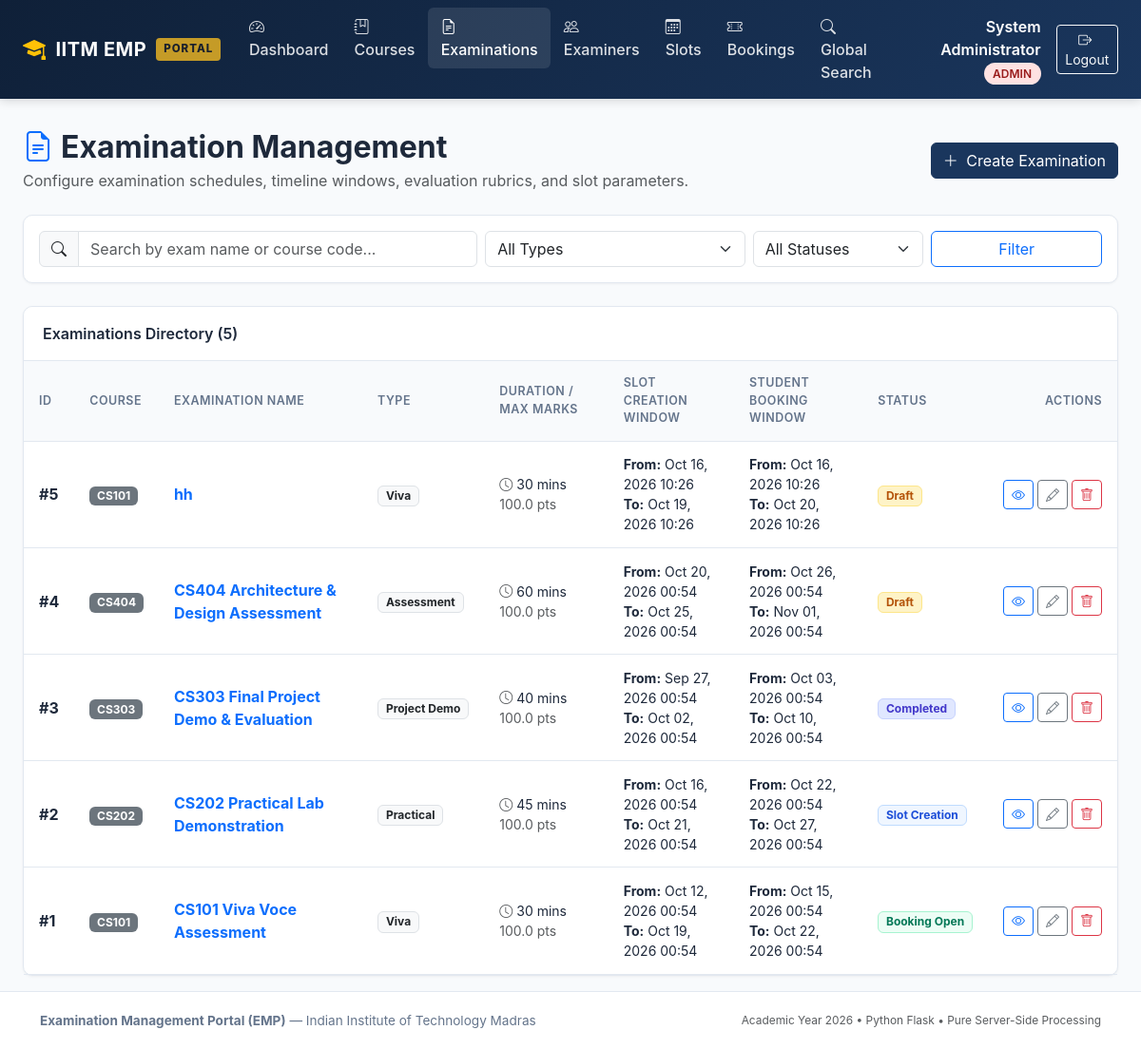
The app's page /admin/examinations (signed in), older data.
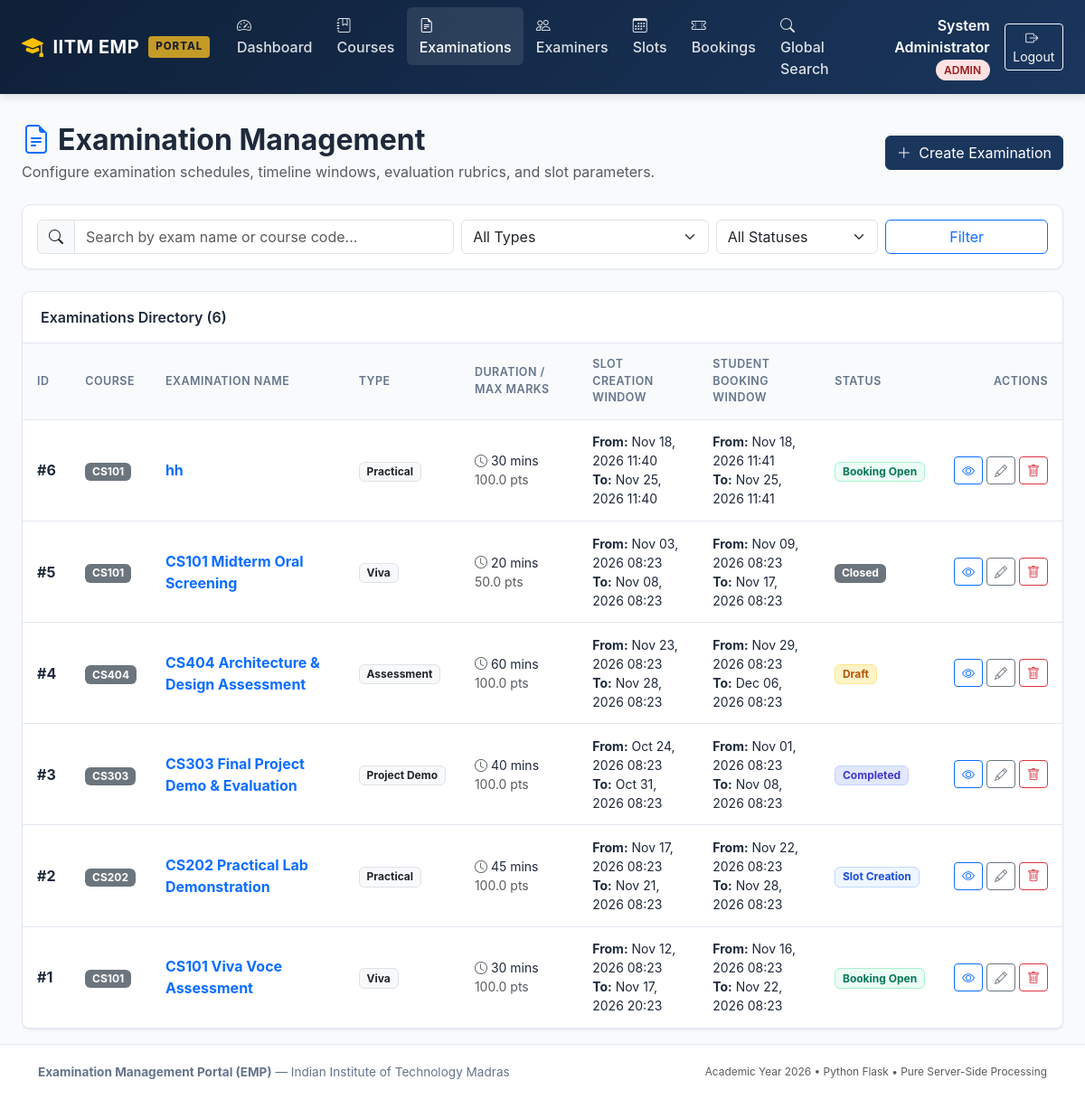
The same page, newer data.
### models/user.py (models this page shows, shortened)
class User(UserMixin, db.Model):
    __tablename__ = 'users'
    id = db.Column(db.Integer, primary_key=True, autoincrement=True)
    name = db.Column(db.String(150), nullable=False)
    email = db.Column(db.String(150), unique=True, nullable=False, index=True)
    password_hash = db.Column(db.String(256), nullable=False)
    role = db.Column(db.String(20), nullable=False)
    status = db.Column(db.String(20), nullable=False, default='active')
    created_at = db.Column(db.DateTime, default=datetime.now, nullable=False)
    examiner_profile = db.relationship('ExaminerProfile', back_populates='user', uselist=False, cascade='all, delete-orphan')
    slots = db.relationship('ExaminationSlot', back_populates='examiner', foreign_keys='ExaminationSlot.examiner_id', cascade='all, delete-orphan')
    bookings = db.relationship('Booking', back_populates='student', foreign_keys='Booking.student_id', cascade='all, delete-orphan')

### models/examination.py (models this page shows, shortened)
class Examination(db.Model):
    __tablename__ = 'examinations'
    exam_id = db.Column(db.Integer, primary_key=True, autoincrement=True)
    course_id = db.Column(db.Integer, db.ForeignKey('courses.course_id', ondelete='CASCADE'), nullable=False)
    examination_name = db.Column(db.String(200), nullable=False)
    examination_type = db.Column(db.String(50), nullable=False)
    duration = db.Column(db.Integer, nullable=False, default=30)
    maximum_marks = db.Column(db.Float, nullable=False, default=100.0)
    slot_creation_start = db.Column(db.DateTime, nullable=False)
    slot_creation_end = db.Column(db.DateTime, nullable=False)
    slot_booking_start = db.Column(db.DateTime, nullable=False)
    slot_booking_end = db.Column(db.DateTime, nullable=False)
    status = db.Column(db.String(30), nullable=False, default='Draft')
    course = db.relationship('Course', back_populates='examinations')
    rubrics = db.relationship('Rubric', back_populates='examination', cascade='all, delete-orphan')
    slots = db.relationship('ExaminationSlot', back_populates='examination', cascade='all, delete-orphan')

### models/course.py (models this page shows, shortened)
class Course(db.Model):
    __tablename__ = 'courses'
    course_id = db.Column(db.Integer, primary_key=True, autoincrement=True)
    course_code = db.Column(db.String(50), unique=True, nullable=False, index=True)
    course_name = db.Column(db.String(200), nullable=False)
    description = db.Column(db.Text, nullable=True)
    status = db.Column(db.String(20), nullable=False, default='active')
    examinations = db.relationship('Examination', back_populates='course', cascade='all, delete-orphan')

### routes/admin.py (the view, shortened to what this page needs)
@admin_bp.route('/examinations')
def examinations():
    search_query = request.args.get('q', '').strip()
    status_filter = request.args.get('status', '').strip()
    type_filter = request.args.get('type', '').strip()
    query = Examination.query
    if status_filter:
        query = query.filter_by(status=status_filter)
    if type_filter:
        query = query.filter_by(examination_type=type_filter)
    exam_list = query.order_by(Examination.exam_id.desc()).all()
    return render_template('admin/examinations.html', examinations=exam_list, search_query=search_query, status_filter=status_filter, type_filter=type_filter)

### routes/admin.py (called while the page is built)
@admin_bp.before_request
@login_required
@role_required('admin')
def check_admin():
    pass

### templates/admin/examinations.html (shortened to what this page needs)
{% extends 'base.html' %}
{% block content %}
<div class="d-flex flex-column flex-md-row justify-content-between align-items-md-center mb-4 gap-2">
  <div>
    <h2 class="fw-bold mb-1"><i class="bi bi-file-earmark-text text-primary me-2"></i>Examination Management</h2>
    <p class="text-muted mb-0">Configure examination schedules, timeline windows, evaluation rubrics, and slot parameters.</p>
  </div>
  <div>
    <a href="{{ url_for('admin.new_examination') }}" class="btn btn-emp-primary">
      <i class="bi bi-plus-lg me-1"></i> Create Examination
    </a>
  </div>
</div>
<div class="emp-card mb-4 p-3">
  <form method="GET" action="{{ url_for('admin.examinations') }}" class="row g-2 align-items-center">
    <div class="col-md-5">
      <div class="input-group">
        <span class="input-group-text"><i class="bi bi-search"></i></span>
        <input type="text" name="q" class="form-control" placeholder="Search by exam name or course code..." value="{{ search_query }}">
      </div>
    </div>
    <div class="col-md-3">
      <select name="type" class="form-select">
        <option value="">All Types</option>
      </select>
    </div>
    <div class="col-md-2">
      <select name="status" class="form-select">
        <option value="">All Statuses</option>
      </select>
    </div>
    <div class="col-md-2 d-flex gap-2">
      <button type="submit" class="btn btn-outline-primary w-100">Filter</button>
    </div>
  </form>
</div>
<div class="emp-card">
  <div class="emp-card-header d-flex justify-content-between align-items-center">
    <span>Examinations Directory ({{ examinations|length }})</span>
  </div>
  <div class="table-responsive">
    <table class="emp-table">
      <thead>
        <tr>
          <th>ID</th>
          <th>Course</th>
          <th>Examination Name</th>
          <th>Type</th>
          <th>Duration / Max Marks</th>
          <th>Slot Creation Window</th>
          <th>Student Booking Window</th>
          <th>Status</th>
          <th class="text-end">Actions</th>
        </tr>
      </thead>
      <tbody>
        {% for exam in examinations %}
        <tr>
          <td class="fw-bold">#{{ exam.exam_id }}</td>
          <td><span class="badge bg-secondary">{{ exam.course.course_code }}</span></td>
          <td>
            <a href="{{ url_for('admin.examination_detail', exam_id=exam.exam_id) }}" class="fw-bold text-decoration-none">
              {{ exam.examination_name }}
            </a>
          </td>
          <td><span class="badge bg-light text-dark border">{{ exam.examination_type }}</span></td>
          <td>
            <span class="small d-block"><i class="bi bi-clock me-1 text-muted"></i>{{ exam.duration }} mins</span>
            <span class="small d-block text-muted">{{ exam.maximum_marks }} pts</span>
          </td>
          <td class="small">
            <div><strong>From:</strong> {{ exam.slot_creation_start | datetime_format('%b %d, %Y %H:%M') }}</div>
            <div><strong>To:</strong> {{ exam.slot_creation_end | datetime_format('%b %d, %Y %H:%M') }}</div>
          </td>
          <td class="small">
            <div><strong>From:</strong> {{ exam.slot_booking_start | datetime_format('%b %d, %Y %H:%M') }}</div>
            <div><strong>To:</strong> {{ exam.slot_booking_end | datetime_format('%b %d, %Y %H:%M') }}</div>
          </td>
          <td>
            {% if exam.status == 'Booking Open' %}
              <span class="badge badge-status-open">Booking Open</span>
            {% elif exam.status == 'Slot Creation' %}
              <span class="badge badge-status-creation">Slot Creation</span>
            {% elif exam.status == 'Completed' %}
              <span class="badge badge-status-completed">Completed</span>
            {% elif exam.status == 'Draft' %}
              <span class="badge badge-status-draft">Draft</span>
            {% else %}
              <span class="badge bg-secondary">{{ exam.status }}</span>
            {% endif %}
          </td>
          <td class="text-end">
            <div class="d-inline-flex gap-1">
              <a href="{{ url_for('admin.examination_detail', exam_id=exam.exam_id) }}" class="btn btn-sm btn-outline-primary" title="View Rubrics & Slots">
                <i class="bi bi-eye"></i>
              </a>
              <a href="{{ url_for('admin.edit_examination', exam_id=exam.exam_id) }}" class="btn btn-sm btn-outline-secondary" title="Edit Parameters">
                <i class="bi bi-pencil"></i>
              </a>
              <form method="POST" action="{{ url_for('admin.delete_examination', exam_id=exam.exam_id) }}" class="d-inline" onsubmit="return confirm('Are you sure you want to delete this examination?');">
                <button type="submit" class="btn btn-sm btn-outline-danger" title="Delete Examination">
                  <i class="bi bi-trash"></i>
                </button>
              </form>
            </div>
          </td>
        </tr>
        {% endfor %}
      </tbody>
    </table>
  </div>
</div>
{% endblock %}

### templates/base.html (shortened to what this page needs)
<!DOCTYPE html>
<html lang="en">
<head>
  <link href="https://cdn.jsdelivr.net/npm/bootstrap@5.3.3/dist/css/bootstrap.min.css" rel="stylesheet">
  <link href="https://cdn.jsdelivr.net/npm/bootstrap-icons@1.11.3/font/bootstrap-icons.min.css" rel="stylesheet">
  <link rel="stylesheet" href="{{ url_for('static', filename='css/style.css') }}">
</head>
<body>
  <nav class="navbar navbar-expand-lg navbar-dark emp-navbar sticky-top">
    <div class="container-fluid px-lg-4">
      <a class="navbar-brand emp-brand" href="{{ url_for('index') }}">
        <i class="bi bi-mortarboard-fill text-warning fs-4"></i>
        <span>IITM EMP</span>
        <span class="emp-brand-badge">PORTAL</span>
      </a>
      <div class="collapse navbar-collapse" id="empNavbarNav">
        <ul class="navbar-nav me-auto mb-2 mb-lg-0">
          {% if current_user.is_authenticated %}
            {% if current_user.role == 'admin' %}
              <li class="nav-item">
                <a class="nav-link {% if request.endpoint == 'admin.dashboard' %}active{% endif %}" href="{{ url_for('admin.dashboard') }}">
                  <i class="bi bi-speedometer2 me-1"></i> Dashboard
                </a>
              </li>
              <li class="nav-item">
                <a class="nav-link {% if 'courses' in request.endpoint %}active{% endif %}" href="{{ url_for('admin.courses') }}">
                  <i class="bi bi-journal-bookmark me-1"></i> Courses
                </a>
              </li>
              <li class="nav-item">
                <a class="nav-link {% if 'examination' in request.endpoint %}active{% endif %}" href="{{ url_for('admin.examinations') }}">
                  <i class="bi bi-file-earmark-text me-1"></i> Examinations
                </a>
              </li>
              <li class="nav-item">
                <a class="nav-link {% if 'examiners' in request.endpoint %}active{% endif %}" href="{{ url_for('admin.examiners') }}">
                  <i class="bi bi-people me-1"></i> Examiners
                </a>
              </li>
              <li class="nav-item">
                <a class="nav-link {% if 'slots' in request.endpoint %}active{% endif %}" href="{{ url_for('admin.slots') }}">
                  <i class="bi bi-calendar3 me-1"></i> Slots
                </a>
              </li>
              <li class="nav-item">
                <a class="nav-link {% if 'bookings' in request.endpoint %}active{% endif %}" href="{{ url_for('admin.bookings') }}">
                  <i class="bi bi-ticket-perforated me-1"></i> Bookings
                </a>
              </li>
              <li class="nav-item">
                <a class="nav-link {% if request.endpoint == 'admin.search' %}active{% endif %}" href="{{ url_for('admin.search') }}">
                  <i class="bi bi-search me-1"></i> Global Search
                </a>
              </li>
            {% endif %}
          {% endif %}
        </ul>
        <div class="d-flex align-items-center gap-3">
          {% if current_user.is_authenticated %}
            <div class="text-white text-end d-none d-md-block">
              <span class="fw-semibold">{{ current_user.name }}</span>
              <span class="user-role-badge role-{{ current_user.role }} ms-1">{{ current_user.role }}</span>
            </div>
            <a href="{{ url_for('auth.logout') }}" class="btn btn-outline-light btn-sm">
              <i class="bi bi-box-arrow-right me-1"></i> Logout
            </a>
          {% endif %}
        </div>
      </div>
    </div>
  </nav>
  <main class="container-fluid px-lg-4 py-3">
    {% block content %}{% endblock %}
  </main>
  <footer class="emp-footer text-center mt-auto">
    <div class="container">
      <div class="d-flex flex-column flex-md-row justify-content-between align-items-center">
        <div>
          <strong>Examination Management Portal (EMP)</strong> &mdash; Indian Institute of Technology Madras
        </div>
        <div class="text-muted small mt-2 mt-md-0">
          Academic Year {{ current_year }} &bull; Python Flask &bull; Pure Server-Side Processing
        </div>
      </div>
    </div>
  </footer>
</body>
</html>

### static/css/style.css (style rules this page uses)
:root { --emp-primary: #1a365d; --emp-primary-light: #2b6cb0; --emp-primary-dark: #0f2038; --emp-accent: #c59b27; --emp-accent-hover: #b0881e; --emp-bg: #f8fafc; --emp-card-bg: #ffffff; --emp-border: #e2e8f0; --emp-text-main: #1e293b; --emp-text-muted: #64748b; --emp-success: #10b981; --emp-warning: #f59e0b; --emp-danger: #ef4444; }
body { font-family: -apple-system, BlinkMacSystemFont, "Segoe UI", Roboto, "Helvetica Neue", Arial, sans-serif; background-color: var(--emp-bg); color: var(--emp-text-main); min-height: 100vh; display: flex; flex-direction: column; }
.emp-navbar { background: linear-gradient(135deg, var(--emp-primary-dark) 0%, var(--emp-primary) 100%); box-shadow: 0 2px 10px rgba(0, 0, 0, 0.15); }
.emp-brand { font-weight: 700; letter-spacing: 0.5px; color: #ffffff !important; display: flex; align-items: center; gap: 10px; }
.emp-brand-badge { background: var(--emp-accent); color: #1a202c; font-size: 0.72rem; font-weight: 800; padding: 3px 8px; border-radius: 4px; letter-spacing: 1px; }
.navbar-dark .navbar-nav .nav-link { color: rgba(255, 255, 255, 0.85); font-weight: 500; transition: all 0.2s ease; padding: 0.5rem 0.85rem; border-radius: 6px; }
.navbar-dark .navbar-nav .nav-link:hover, .navbar-dark .navbar-nav .nav-link.active { color: #ffffff; background: rgba(255, 255, 255, 0.1); }
.user-role-badge { font-size: 0.75rem; font-weight: 600; text-transform: uppercase; padding: 0.25rem 0.6rem; border-radius: 20px; }
.role-admin { background-color: #fee2e2; color: #991b1b; }
main { flex: 1 0 auto; }
.emp-card { background: var(--emp-card-bg); border: 1px solid var(--emp-border); border-radius: 10px; box-shadow: 0 1px 3px rgba(0, 0, 0, 0.05); transition: box-shadow 0.2s ease; }
.emp-card-header { background: #ffffff; border-bottom: 1px solid var(--emp-border); font-weight: 600; padding: 1rem 1.25rem; border-radius: 10px 10px 0 0; }
.emp-table { width: 100%; margin-bottom: 0; }
.emp-table th { background-color: #f8fafc; color: var(--emp-text-muted); font-size: 0.78rem; font-weight: 600; text-transform: uppercase; letter-spacing: 0.5px; border-top: none; border-bottom: 1px solid var(--emp-border); padding: 0.85rem 1rem; }
.emp-table td { padding: 0.85rem 1rem; vertical-align: middle; border-bottom: 1px solid var(--emp-border); }
.btn-emp-primary { background-color: var(--emp-primary); border-color: var(--emp-primary); color: #ffffff; }
.badge-status-completed { background-color: #e0e7ff; color: #4338ca; border: 1px solid #c7d2fe; }
.badge-status-open { background-color: #ecfdf5; color: #047857; border: 1px solid #a7f3d0; }
.badge-status-creation { background-color: #eff6ff; color: #1d4ed8; border: 1px solid #bfdbfe; }
.badge-status-draft { background-color: #fef3c7; color: #b45309; border: 1px solid #fde68a; }
.emp-footer { background: #ffffff; border-top: 1px solid var(--emp-border); padding: 1.25rem 0; font-size: 0.85rem; color: var(--emp-text-muted); }

Row changes from the older to the newer data that the page shows:
added Examination: exam_id "6", course.course_code "CS101", examination_name "hh", examination_type "Practical", duration "30", maximum_marks "100.0", slot_creation_start "Nov 18, 2026 11:40", slot_creation_end "Nov 25, 2026 11:40", slot_booking_start "Nov 18, 2026 11:41", slot_booking_end "Nov 25, 2026 11:41", status "Booking Open"
changed Examination id 5: examination_name "hh" → "CS101 Midterm Oral Screening"; duration "30" → "20"; maximum_marks "100.0" → "50.0"; slot_creation_start "Oct 16, 2026 10:26" → "Nov 03, 2026 08:23"; slot_creation_end "Oct 19, 2026 10:26" → "Nov 08, 2026 08:23"; slot_booking_start "Oct 16, 2026 10:26" → "Nov 09, 2026 08:23"; slot_booking_end "Oct 20, 2026 10:26" → "Nov 17, 2026 08:23"; status (not shown) → "Closed"; no longer shows "Draft"
changed Examination "CS404 Architecture & Design Assessment": slot_creation_start "Oct 20, 2026 00:54" → "Nov 23, 2026 08:23"; slot_creation_end "Oct 25, 2026 00:54" → "Nov 28, 2026 08:23"; slot_booking_start "Oct 26, 2026 00:54" → "Nov 29, 2026 08:23"; slot_booking_end "Nov 01, 2026 00:54" → "Dec 06, 2026 08:23"
changed Examination "CS303 Final Project Demo & Evaluation": slot_creation_start "Sep 27, 2026 00:54" → "Oct 24, 2026 08:23"; slot_creation_end "Oct 02, 2026 00:54" → "Oct 31, 2026 08:23"; slot_booking_start "Oct 03, 2026 00:54" → "Nov 01, 2026 08:23"; slot_booking_end "Oct 10, 2026 00:54" → "Nov 08, 2026 08:23"
changed Examination "CS202 Practical Lab Demonstration": slot_creation_start "Oct 16, 2026 00:54" → "Nov 17, 2026 08:23"; slot_creation_end "Oct 21, 2026 00:54" → "Nov 21, 2026 08:23"; slot_booking_start "Oct 22, 2026 00:54" → "Nov 22, 2026 08:23"; slot_booking_end "Oct 27, 2026 00:54" → "Nov 28, 2026 08:23"
changed Examination "CS101 Viva Voce Assessment": slot_creation_start "Oct 12, 2026 00:54" → "Nov 12, 2026 08:23"; slot_creation_end "Oct 19, 2026 00:54" → "Nov 17, 2026 20:23"; slot_booking_start "Oct 15, 2026 00:54" → "Nov 16, 2026 08:23"; slot_booking_end "Oct 22, 2026 00:54" → "Nov 22, 2026 08:23"
Text that changed along with them:
{{ examinations|length }}: "5" → "6"
